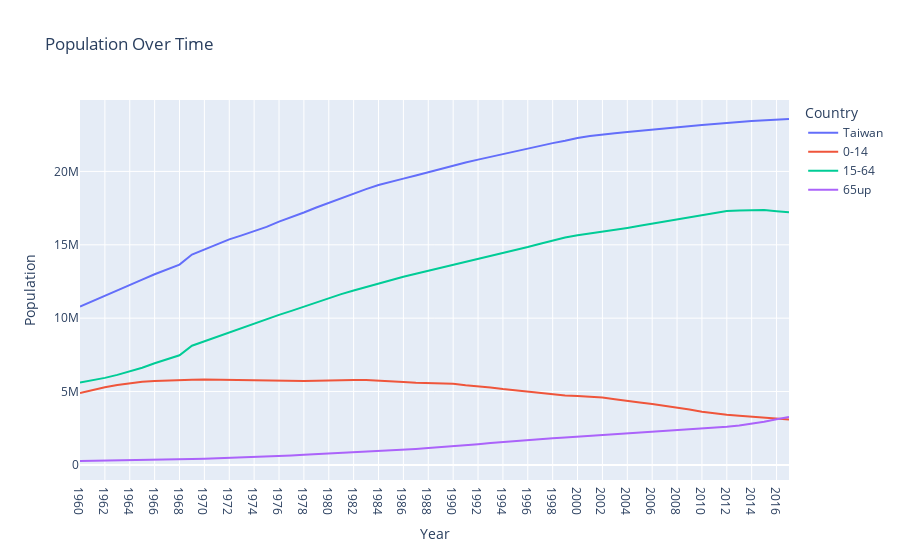

The code cell stored with this chart in its notebook:
### Code cell
import pandas as pd
import plotly.express as px
#台灣人口組成趨勢
# 讀取CSV
data = pd.read_csv('population_taiwanall.csv', encoding='utf-8')

# 轉換內容
melted_df = data.melt(id_vars=['Country'], var_name='Year', value_name='Population')

# 建立圖表
fig = px.line(melted_df, x='Year', y='Population', color='Country', 
              title='Population Over Time', labels={'Year': 'Year', 'Population': 'Population'})

fig.show()
